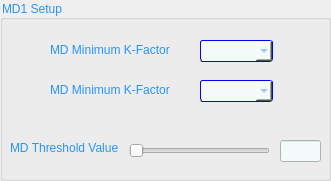
  <widget class="QGroupBox" name="groupBox_41">
   <property name="geometry">
    <rect>
     <x>1630</x>
     <y>630</y>
     <width>331</width>
     <height>181</height>
    </rect>
   </property>
   <property name="styleSheet">
    <string notr="true">QGroupBox{
	color: #2794f5;
}</string>
   </property>
   <property name="title">
    <string>MD1 Setup</string>
   </property>
   <widget class="QComboBox" name="comboBox_15">
    <property name="geometry">
     <rect>
      <x>200</x>
      <y>40</y>
      <width>73</width>
      <height>22</height>
     </rect>
    </property>
    <property name="styleSheet">
     <string notr="true"> QComboBox {
     border: 1px solid blue;
    border-radius: 3px;
background-color:#f4f9f9;
color: #7ca2e6;

font:11pt;
 }
</string>
    </property>
   </widget>
   <widget class="QLabel" name="label_103">
    <property name="geometry">
     <rect>
      <x>50</x>
      <y>40</y>
      <width>131</width>
      <height>20</height>
     </rect>
    </property>
    <property name="styleSheet">
     <string notr="true">QLabel{
	color: #2794f5;
}</string>
    </property>
    <property name="text">
     <string>MD Minimum K-Factor</string>
    </property>
   </widget>
   <widget class="QLineEdit" name="lineEdit_88">
    <property name="geometry">
     <rect>
      <x>280</x>
      <y>140</y>
      <width>41</width>
      <height>22</height>
     </rect>
    </property>
    <property name="styleSheet">
     <string notr="true">QLineEdit{
	background-color: #f4f9f9;
    background-image: url(url(:/new/Images/Chosen Button 1.png));
    background-attachment: fixed;
	color:#7ca2e6;
}</string>
    </property>
   </widget>
   <widget class="QSlider" name="horizontalSlider_11">
    <property name="geometry">
     <rect>
      <x>129</x>
      <y>140</y>
      <width>141</width>
      <height>22</height>
     </rect>
    </property>
    <property name="orientation">
     <enum>Qt::Horizontal</enum>
    </property>
   </widget>
   <widget class="QLabel" name="label_104">
    <property name="geometry">
     <rect>
      <x>10</x>
      <y>140</y>
      <width>121</width>
      <height>16</height>
     </rect>
    </property>
    <property name="styleSheet">
     <string notr="true">QLabel{
	color: #2794f5;
}</string>
    </property>
    <property name="text">
     <string>MD Threshold Value</string>
    </property>
   </widget>
   <widget class="QComboBox" name="comboBox_16">
    <property name="geometry">
     <rect>
      <x>200</x>
      <y>80</y>
      <width>73</width>
      <height>22</height>
     </rect>
    </property>
    <property name="styleSheet">
     <string notr="true"> QComboBox {
      border: 1px solid blue;
    border-radius: 3px;
background-color:#f4f9f9;
color: #7ca2e6;

font:11pt;
 }
</string>
    </property>
   </widget>
   <widget class="QLabel" name="label_105">
    <property name="geometry">
     <rect>
      <x>50</x>
      <y>80</y>
      <width>131</width>
      <height>20</height>
     </rect>
    </property>
    <property name="styleSheet">
     <string notr="true">QLabel{
	color: #2794f5;
}</string>
    </property>
    <property name="text">
     <string>MD Minimum K-Factor</string>
    </property>
   </widget>
  </widget>
